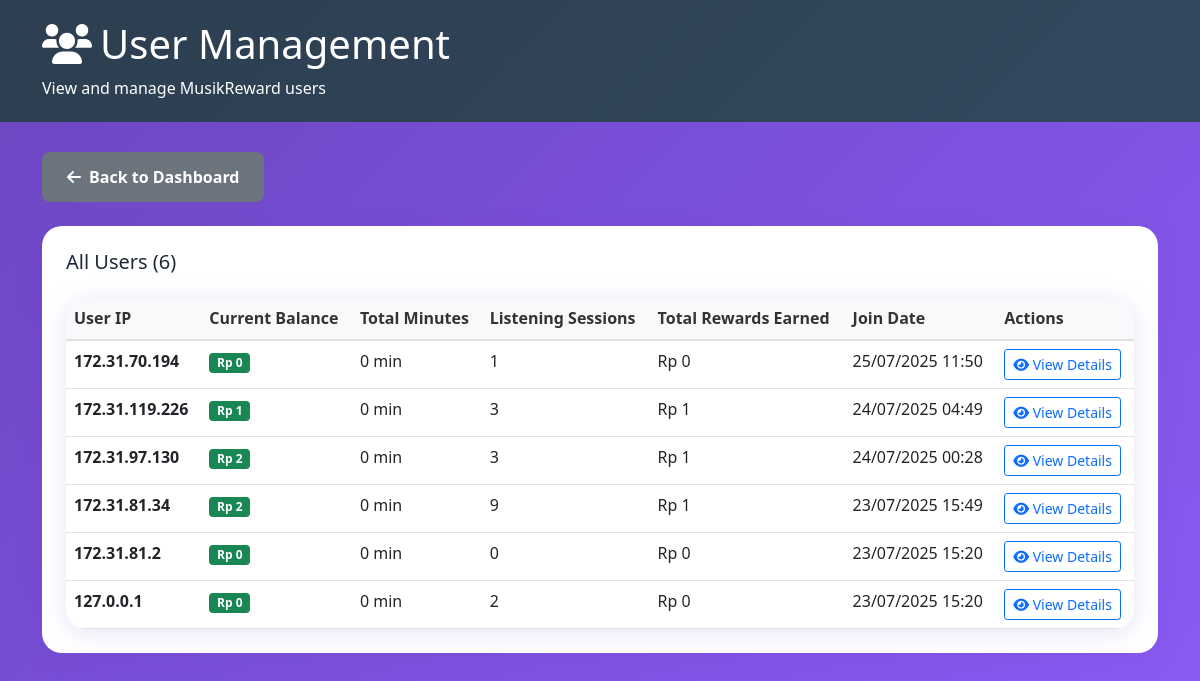
The app's page /admin/users.php (signed in), older data.
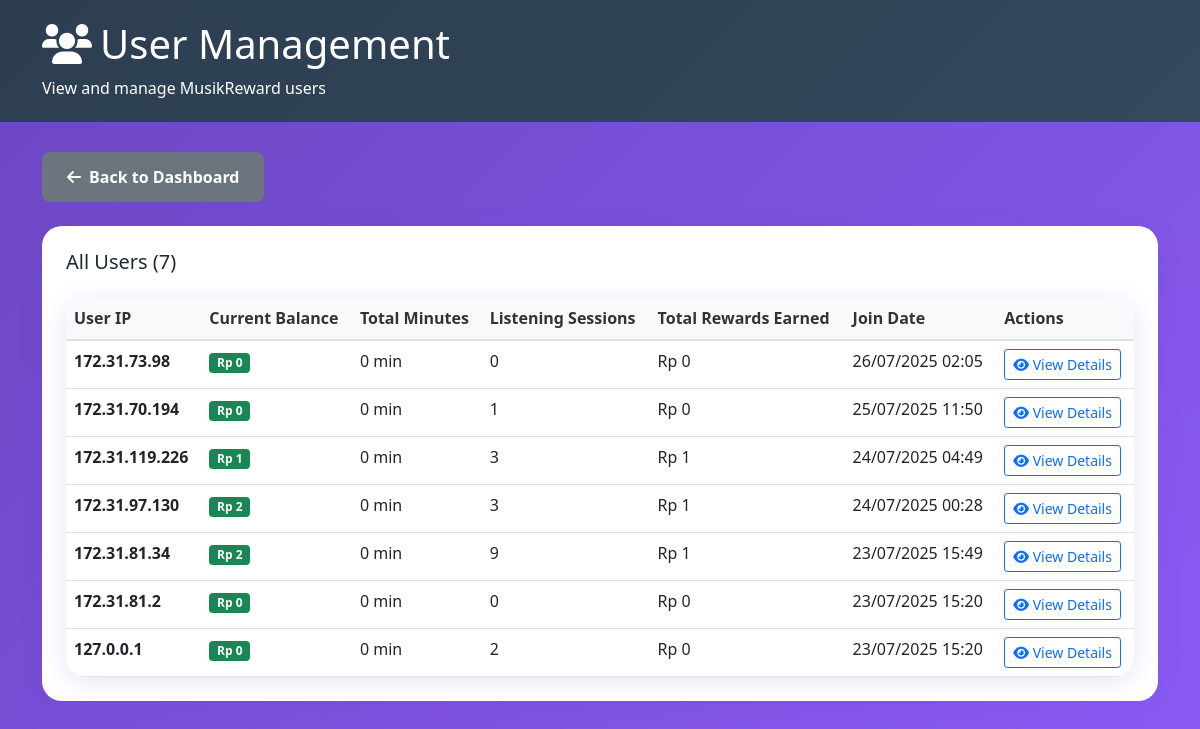
The same page, newer data.
### tables this page shows
CREATE TABLE users (
            id INTEGER PRIMARY KEY AUTOINCREMENT,
            user_ip TEXT NOT NULL UNIQUE,
            balance REAL DEFAULT 0.00,
            total_minutes INTEGER DEFAULT 0,
            created_at DATETIME DEFAULT CURRENT_TIMESTAMP
        );

### admin/users.php (the view, shortened to what this page needs)
<?php
require_once '../config/database.php';
$stmt = $pdo->query("
    SELECT u.*,
           COUNT(ls.id) as listening_sessions,
           SUM(ls.minutes_listened) as total_minutes_listened,
           SUM(ls.reward_earned) as total_rewards_earned
    FROM users u
    LEFT JOIN listening_sessions ls ON u.user_ip = ls.user_ip
    GROUP BY u.id
    ORDER BY u.created_at DESC
");
$users = $stmt->fetchAll();
?>
<!DOCTYPE html>
<html lang="id">
<head>
    <link href="https://cdn.jsdelivr.net/npm/bootstrap@5.1.3/dist/css/bootstrap.min.css" rel="stylesheet">
    <link href="https://cdnjs.cloudflare.com/ajax/libs/font-awesome/6.0.0/css/all.min.css" rel="stylesheet">
    <link href="../assets/css/style.css" rel="stylesheet">
</head>
<body>
    <div class="admin-header">
        <div class="container">
            <h1><i class="fas fa-users me-2"></i>User Management</h1>
            <p class="mb-0">View and manage MusikReward users</p>
        </div>
    </div>
    <div class="container">
        <div class="row">
            <div class="col-md-12 mb-4">
                <a href="index.php" class="btn btn-secondary">
                    <i class="fas fa-arrow-left me-2"></i>Back to Dashboard
                </a>
            </div>
        </div>
        <div class="admin-card">
            <h5 class="mb-4">All Users (<?= count($users) ?>)</h5>
            <div class="table-responsive">
                <table class="table">
                    <thead>
                        <tr>
                            <th>User IP</th>
                            <th>Current Balance</th>
                            <th>Total Minutes</th>
                            <th>Listening Sessions</th>
                            <th>Total Rewards Earned</th>
                            <th>Join Date</th>
                            <th>Actions</th>
                        </tr>
                    </thead>
                    <tbody>
                        <?php foreach ($users as $user): ?>
                        <tr>
                            <td>
                                <strong><?= htmlspecialchars($user['user_ip']) ?></strong>
                            </td>
                            <td>
                                <span class="badge bg-success">
                                    Rp <?= number_format($user['balance'], 0, ',', '.') ?>
                                </span>
                            </td>
                            <td><?= number_format($user['total_minutes'] ?: 0) ?> min</td>
                            <td><?= number_format($user['listening_sessions'] ?: 0) ?></td>
                            <td>Rp <?= number_format($user['total_rewards_earned'] ?: 0, 0, ',', '.') ?></td>
                            <td><?= date('d/m/Y H:i', strtotime($user['created_at'])) ?></td>
                            <td>
                                <button class="btn btn-sm btn-outline-primary" onclick="viewUserDetails('<?= $user['user_ip'] ?>')">
                                    <i class="fas fa-eye"></i> View Details
                                </button>
                            </td>
                        </tr>
                        <?php endforeach; ?>
                    </tbody>
                </table>
            </div>
        </div>
    </div>
</body>
</html>

Row changes from the older to the newer data that the page shows:
added users: user_ip "172.31.73.98", balance "0", total_minutes "0", listening_sessions "0", total_rewards_earned "0", created_at "26/07/2025 02:05"
Text that changed along with them:
count($users): "6" → "7"
